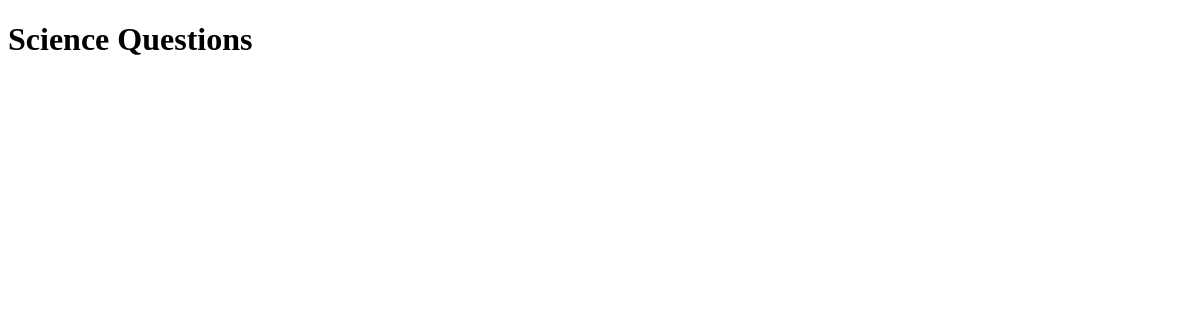
The app's page /science/, older data.
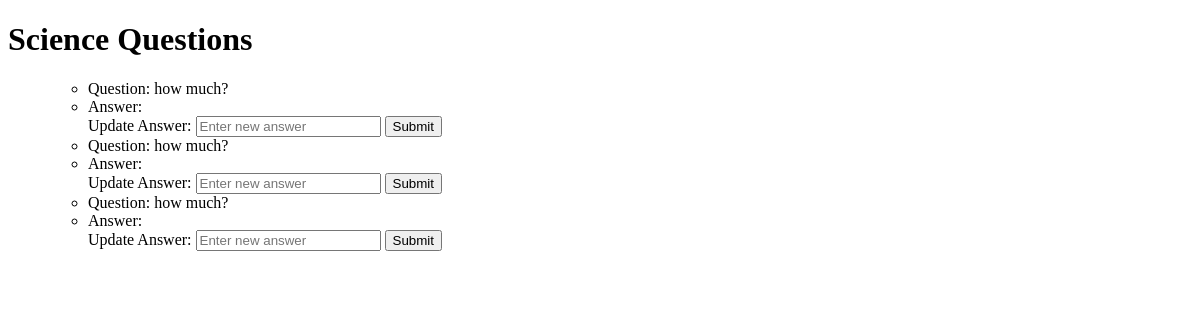
The same page, newer data.
### members/models.py (models this page shows)
class ScienceQuestion(models.Model):
    questions=models.CharField(max_length=255)
    answers = models.CharField(max_length=255)

### members/views.py (the view)
# urls.py: path('science/', views.science_answer_view, name='science'),
def science_answer_view(request):
    questions = ScienceQuestion.objects.all()  # Fetch all questions
    if request.method == "POST":
        form = ScienceAnswerForm(request.POST)
        if form.is_valid():
            question_id = form.cleaned_data['question_id']
            new_answer = form.cleaned_data['answer']
            question = get_object_or_404(Question, id=question_id)
            question.answers = new_answer
            question.save()
            print(f"Updated Question ID {question_id} with Answer: {new_answer}")
    else:
        form = AnswerForm()
    return render(request, "science.html", {"questions": questions, "form": form})

### members/forms.py
class AnswerForm(forms.Form):
    question_id = forms.IntegerField(widget=forms.HiddenInput())
    answer = forms.CharField(label="answer", max_length=255)

### members/templates/science.html (shortened to what this page needs)
<!DOCTYPE html>
<html>
    <head>
    </head>
    <body>
        <h1>Science Questions</h1>
        <ul>
            <ul>
            {% for question in questions %}
                <li>Question: {{ question.questions }}</li>
                <li>Answer: {{ question.answers }}</li>
                <form action="{% url 'science' %}" method="post">
                    <label for="answer">Update Answer:</label>
                    <input type="text" name="answer" placeholder="Enter new answer">
                    <input type="submit" value="Submit">
                </form>
            {% endfor %}
        </ul>
        </ul>
    </body>
</html>

Row changes from the older to the newer data that the page shows:
added ScienceQuestion: questions "how much?"
added ScienceQuestion: questions "how much?"
added ScienceQuestion: questions "how much?"
